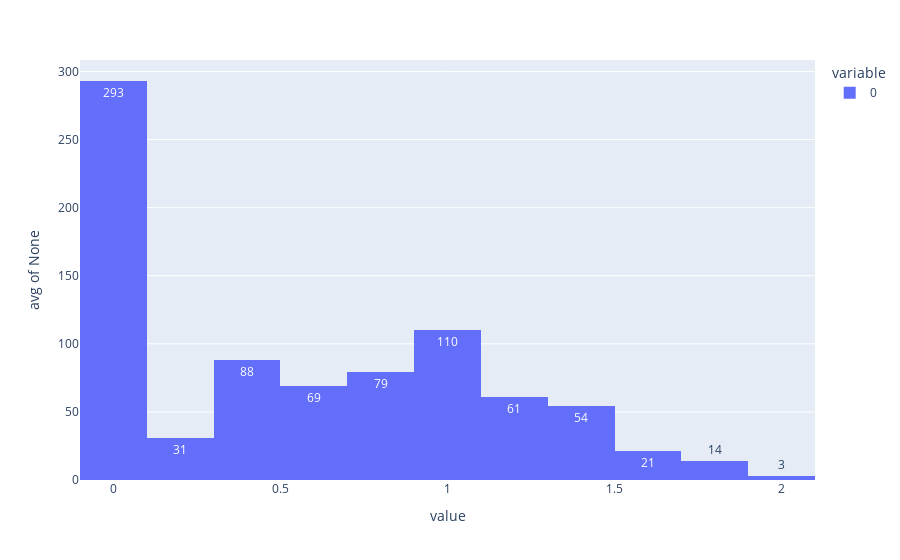

The cell this chart's notebook holds for it:
### Code cell
fig = px.histogram(np.array(std_stat),  histfunc="avg", nbins=12, text_auto=True)
fig.show()

### Figure 1 — Plotly figure (JSON) as saved in the notebook; plotly's stock layout.template omitted (floating-point values rounded to 4 significant figures; data arrays with more than 128 entries replaced by an {"elided": "..."} marker saying what was removed)
{"data": [{"alignmentgroup": "True", "bingroup": "x", "histfunc": "avg", "hovertemplate": "variable=0<br>value=%{x}<br>avg of None=%{y}<extra></extra>", "legendgroup": "0", "marker": {"color": "#636efa", "pattern": {"shape": ""}}, "name": "0", "nbinsx": 12, "offsetgroup": "0", "orientation": "v", "showlegend": true, "texttemplate": "%{value}", "type": "histogram", "x": {"elided": "823 float values"}, "xaxis": "x", "yaxis": "y"}], "layout": {"barmode": "relative", "legend": {"title": {"text": "variable"}, "tracegroupgap": 0}, "margin": {"t": 60}, "xaxis": {"anchor": "y", "domain": [0, 1], "title": {"text": "value"}}, "yaxis": {"anchor": "x", "domain": [0, 1], "title": {"text": "avg of None"}}}}
